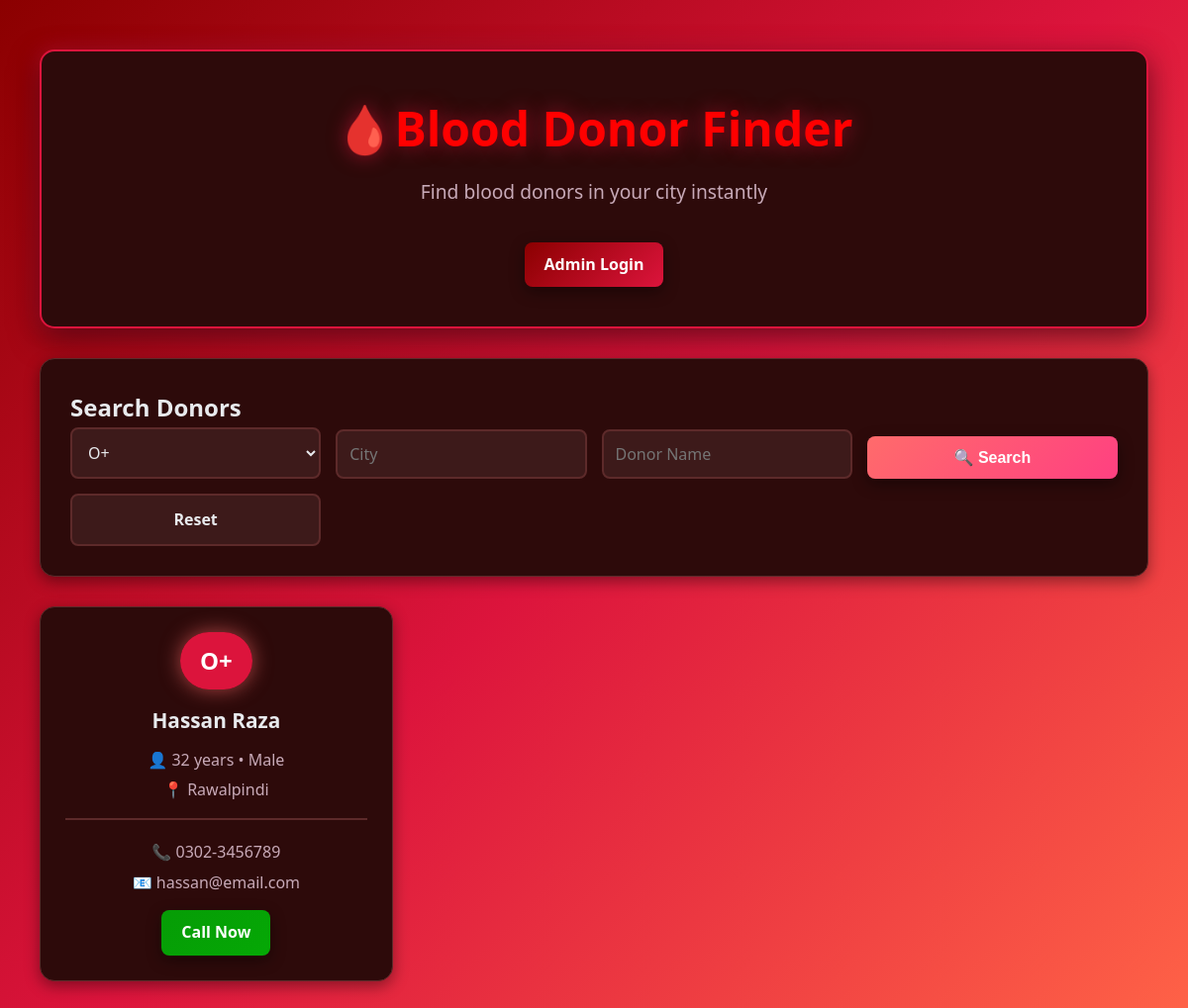
The app's page /index.php?blood=O+ with its own data.
### tables this page shows
CREATE TABLE donors (
    id INT PRIMARY KEY AUTO_INCREMENT,
    admin_id INT NOT NULL,
    name VARCHAR(100) NOT NULL,
    blood_group VARCHAR(5) NOT NULL,
    age INT NOT NULL CHECK (age >= 18),
    gender VARCHAR(10) NOT NULL CHECK (gender IN ('Male','Female','Other')),
    contact VARCHAR(15) NOT NULL,
    email VARCHAR(100),
    city VARCHAR(50) NOT NULL,
    address TEXT NOT NULL,
    last_donation_date DATE,
    created_at TIMESTAMP DEFAULT CURRENT_TIMESTAMP,
    FOREIGN KEY (admin_id) REFERENCES admins(id)
);

### donors/config.php (called while the page is built, shortened)
<?php
$host = 'localhost';
$username = 'root';
$password = '';
$database = 'blood_donor_system';
$conn = mysqli_connect($host, $username, $password, $database);
function clean($data) {
    global $conn;
    $data = trim($data);
    $data = stripslashes($data);
    $data = htmlspecialchars($data);
    $data = mysqli_real_escape_string($conn, $data);
    return $data;
}
?>

### index.php (the view, shortened to what this page needs)
<?php
require_once 'config.php';
$searchBlood = isset($_GET['blood']) ? clean($_GET['blood']) : '';
$searchCity = isset($_GET['city']) ? clean($_GET['city']) : '';
$searchName = isset($_GET['name']) ? clean($_GET['name']) : '';
$sql = "SELECT * FROM donors WHERE 1=1";
if ($searchBlood) $sql .= " AND blood_group = '$searchBlood'";
$sql .= " ORDER BY created_at DESC";
$result = mysqli_query($conn, $sql);
?>
<!DOCTYPE html>
<html lang="en">
<head>
    <link rel="stylesheet" href="style.css">
</head>
<body class="home-container">
    <div class="container">
        <header class="home-header">
            <h1>🩸Blood Donor Finder</h1>
            <p class="tagline">Find blood donors in your city instantly</p>
            <a href="login.php" class="admin-link">Admin Login</a>
        </header>
        <div class="search-box">
            <h2>Search Donors</h2>
            <form method="GET" class="search-form">
                <select name="blood">
                    <option value="O+" <?= $searchBlood == 'O+' ? 'selected' : '' ?>>O+</option>
                </select>
                <input type="text" name="city" placeholder="City" value="<?= $searchCity ?>">
                <input type="text" name="name" placeholder="Donor Name" value="<?= $searchName ?>">
                <button type="submit" class="btn btn-search">🔍 Search</button>
                <a href="index.php" class="btn btn-reset">Reset</a>
            </form>
        </div>
        <div class="donors-grid">
            <?php if (mysqli_num_rows($result) > 0): ?>
                <?php while ($donor = mysqli_fetch_assoc($result)): ?>
                    <div class="donor-card">
                        <div class="blood-badge"><?= $donor['blood_group'] ?></div>
                        <div class="donor-name"><?= htmlspecialchars($donor['name']) ?></div>
                        <div class="donor-info">👤 <?= $donor['age'] ?> years • <?= $donor['gender'] ?></div>
                        <div class="donor-info">📍 <?= $donor['city'] ?></div>
                        <div class="donor-contact">
                            <div class="donor-info">📞 <?= $donor['contact'] ?></div>
                            <?php if ($donor['email']): ?>
                                <div class="donor-info">📧 <?= $donor['email'] ?></div>
                            <?php endif; ?>
                            <a href="tel:<?= $donor['contact'] ?>" class="contact-btn">Call Now</a>
                        </div>
                    </div>
                <?php endwhile; ?>
            <?php endif; ?>
        </div>
    </div>
</body>
</html>

### records on screen
donors: blood_group "O+", name "Hassan Raza", age "32", gender "Male", city "Rawalpindi", contact "0302-3456789", email "hassan@email.com"
